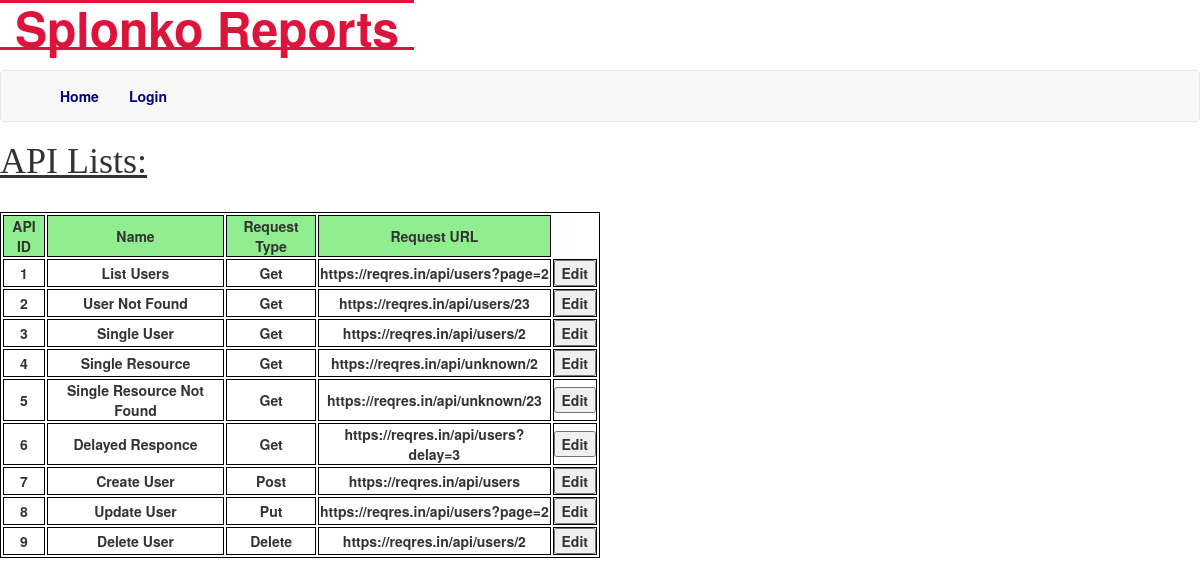
The app's page /displayAPIs with its own data.
### app/models.py (models this page shows, shortened)
class Api(db.Model):
    apiid = db.Column(db.Integer, primary_key=True)
    apiname = db.Column(db.String(120), index=True, unique=True)         # Stores user inputted Name
    requesttype = db.Column(db.Text, index=True, unique=False)              # Stores request type
    apiurl = db.Column(db.Text, index=True, unique=False)                   # Example:  https://reqres.in/api/users/2
    apidata = db.Column(db.Text, index=True)
    apiresponse = db.Column(db.Text, index=True)  # Example would be JSON response
    statuscode = db.Column(db.Integer, index=True)  # Status Code: 200, 404
    apireason = db.Column(db.Text, index=True)  # Example would be OK

### app/routes.py (the view)
@app.route('/displayAPIs', methods=['GET', 'POST'])
def display_api():
    data = db.session.query(Api).all()
    return render_template('displayAPIs.html', title='API List', data=data)

### app/routes.py (called while the page is built)
@app.before_request
def before_request():
    if current_user.is_authenticated:
        current_user.last_login = datetime.utcnow()
        db.session.commit()

### app/templates/displayAPIs.html
{% extends "base.html" %}
{% block content %}
    <link rel="stylesheet" href="{{ url_for('static', filename='css/main.css') }}">
    <h1 style="font-family: Ebrima; text-decoration: underline; padding-bottom: 20px;">  API Lists: </h1>
<table style="width:50%">
        <tr>
            <th style="background-color: lightgreen">API ID</th>
            <th style="background-color: lightgreen">Name</th>
            <th style="background-color: lightgreen">Request Type</th>
            <th style="background-color: lightgreen">Request URL</th>
        </tr>
                    {% for x in data %}
        <tr>
            <td>
                {{ x.apiid }}
            </td>
            <td>
                {{ x.apiname }}
            </td>
            <td>
                 {{ x.requesttype }}
            </td>
            <td>
                 {{ x.apiurl }}
            </td>
            <td>
                 <button type="button">Edit</button>
            </td>
        </tr>
            {% endfor %}
    </table>
{% endblock %}

### app/static/css/main.css (style rules this page uses)
table, th, td { border: 1px solid black; font-weight: 900; text-align:center }
table { border-collapse:separate; border-spacing:2px; }

### records on screen
Api: apiid "1", apiname "List Users", requesttype "Get", apiurl "https://reqres.in/api/users?page=2"
Api: apiid "2", apiname "User Not Found", requesttype "Get", apiurl "https://reqres.in/api/users/23"
Api: apiid "3", apiname "Single User", requesttype "Get", apiurl "https://reqres.in/api/users/2"
Api: apiid "4", apiname "Single Resource", requesttype "Get", apiurl "https://reqres.in/api/unknown/2"
Api: apiid "5", apiname "Single Resource Not Found", requesttype "Get", apiurl "https://reqres.in/api/unknown/23"
Api: apiid "6", apiname "Delayed Responce", requesttype "Get", apiurl "https://reqres.in/api/users?delay=3"
Api: apiid "7", apiname "Create User", requesttype "Post", apiurl "https://reqres.in/api/users"
Api: apiid "8", apiname "Update User", requesttype "Put", apiurl "https://reqres.in/api/users?page=2"
Api: apiid "9", apiname "Delete User", requesttype "Delete", apiurl "https://reqres.in/api/users/2"
